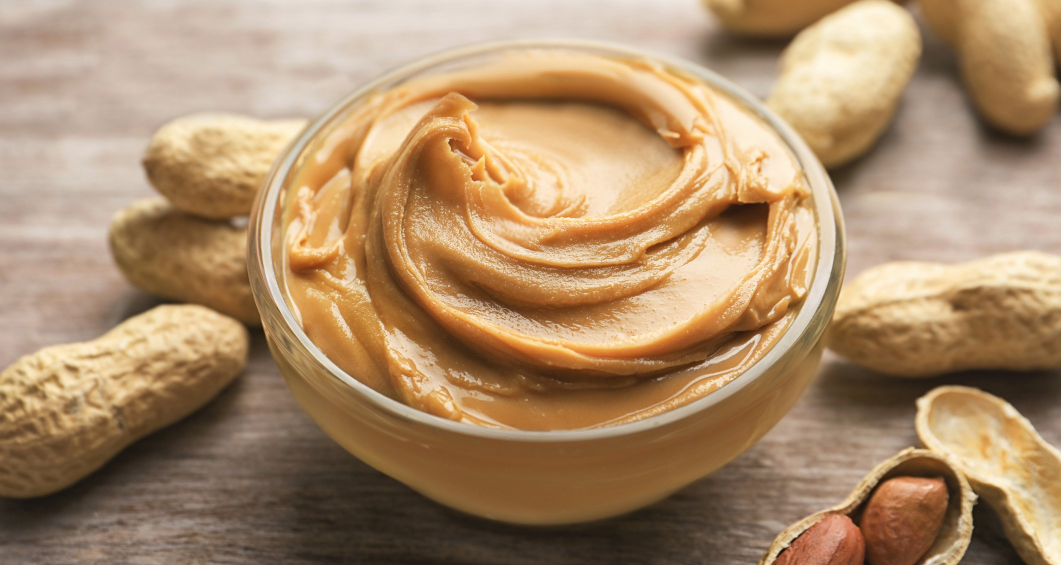
#> input picture pb.jpg, 2121 x 1130 px (shown at 1/2 size)
$ python filters.py
#> lines starting #> are read from the running program, lines starting #| are printed output that depends on the picture
from PIL import Image
import math
# Rename this file to be "filters.py"
# Add commands to import modules here.

# Define your load_img() function here.
#       Parameters: The name of the file to be opened (string)
#       Returns: The image object with the opened file.
def load_img(imgName):
#> called with imgName = 'pb.jpg'
    im = Image.open(imgName)
#> im is the input picture: PIL image 2121x1130 RGB; mean R, G, B 170.4, 139.4, 106.1
    return im

# Define your show_img() function here.
#       Parameters: The image object to display.
#       Returns: nothing.
def show_img(myImg):
    myImg.show()

# Define your save_img() function here.
#       Parameters: The image object to save, the name to save the file as (string)
#       Returns: nothing.
def save_img(imgO, new_picture):
    imgO.save(new_picture)


# Define your obamicon() function here.
#       Parameters: The image object to apply the filter to.
#       Returns: A New Image object with the filter applied.
def obamicon(im):
    darkBlue = (0, 51, 76)
    red = (217, 26, 33)
    lightBlue = (112, 150, 158)
    yellow = (252, 227, 166)

    colorpixels = list(im.getdata())
#> colorpixels = 2396730 items
    list_length = len(colorpixels)
#> list_length = 2396730
    half_pic = int(list_length/2)
#> half_pic = 1198365


    for i in range(half_pic):
        reddef = colorpixels[i][0]
        greendef = colorpixels[i][1]
        bluedef = colorpixels[i][2]
        sum = reddef + greendef + bluedef

        if sum < 182:
            colorpixels[i] = darkBlue
        elif sum > 182 and sum < 364:
            colorpixels[i] = red
        elif sum > 364 and sum < 546:
            colorpixels[i] = lightBlue
        else:
            colorpixels[i] = yellow
#> this loop made 1198365 passes
#> (reddef, greendef, bluedef, sum) on passes 1 to 3: (207, 197, 187, 591), (207, 197, 187, 591), (207, 197, 187, 591)

    obamapb = im.putdata(colorpixels)
    def save_img(im, obamapb):
#> called with obamapb = 'obamapb.jpg'
        im.save(obamapb)
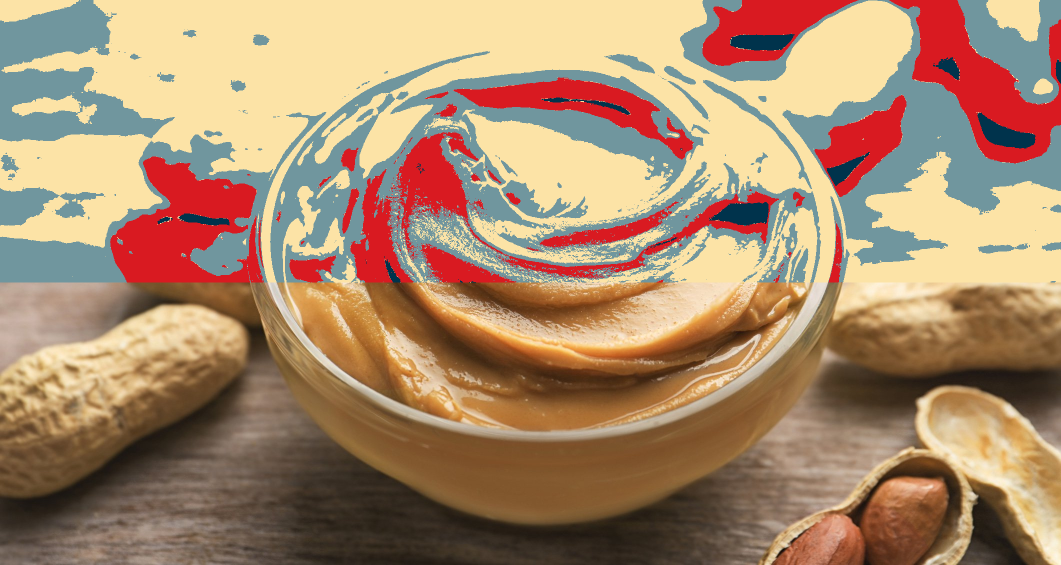
#> saved as obamapb.jpg: PIL image 2121x1130 RGB (shown at 1/2 size); mean R, G, B 169.3, 137.3, 107.9
    save_img(im, "obamapb.jpg")
    newpicture = load_img("obamapb.jpg")
    show_img(newpicture)

# [44 lines left out: functions grayscale, emphasize, not called in this run]

im = load_img("pb.jpg")
show_img(im)
obamicon(im)
#grayscale(im)
#emphasize(im)

$ run again, with obamabooks.jpg copied over pb.jpg
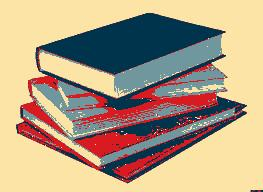
#> input picture obamabooks.jpg, 263 x 192 px
#> in load_img, im is the input picture: PIL image 263x192 RGB; mean R, G, B 179.4, 159.5, 132.1
#> colorpixels = 50496 items
#> list_length = 50496
#> half_pic = 25248
#> in save_img, `im.save(obamapb)`:
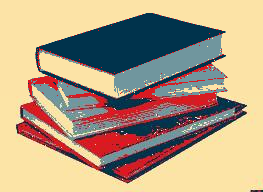
#> saved as obamapb.jpg: PIL image 263x192 RGB; mean R, G, B 179.6, 159, 132
#> in load_img (call 2), `im = Image.open(imgName)`:
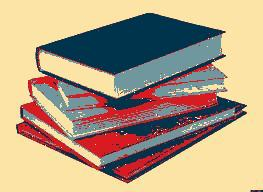
#> im: PIL image 263x192 RGB; mean R, G, B 179.5, 159.5, 131.9
